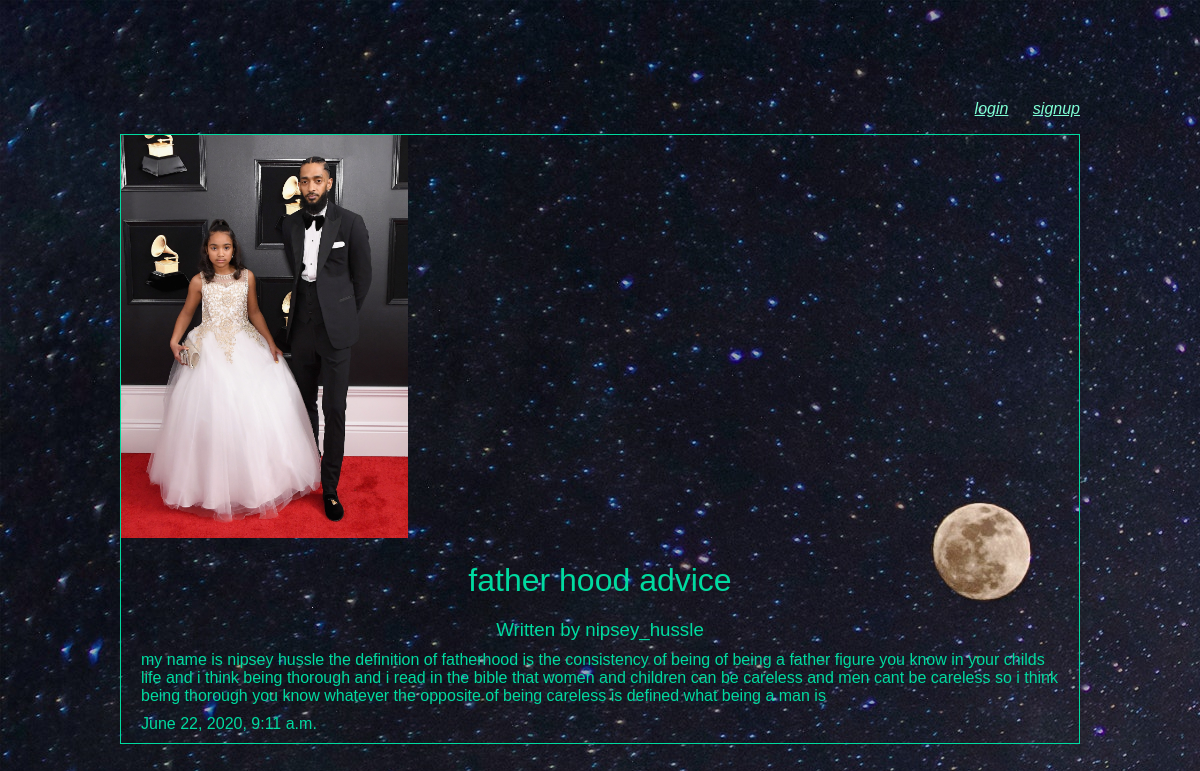
Page /articles/father-hood-advice/ on the committed database.
### articles/models.py (models this page shows)
class Article(models.Model):
    title = models.CharField(max_length=100)
    slug = models.SlugField()
    body = models.TextField()
    date = models.DateTimeField(auto_now_add=True)
    thumb = models.ImageField(default="default.png",blank=True)
    author = models.ForeignKey(User,on_delete=models.CASCADE,default=None)

### articles/views.py (the view)
# urls.py: url(r'^(?P<slug>[\w-]+)/$',views.article_detail,name="detail"),
def article_detail(request,slug):
    article = Article.objects.get(slug=slug)
    return render(request, 'articles/article_detail.html',{'article':article})

### articles/templates/articles/article_detail.html
{% extends 'root_layout.html' %}
{% block content %}
<div class="article-detail">
    <div class="article">
        <img src="{{ article.thumb.url }}" />
        <h2>{{ article.title }}</h2>
        <h3>Written by {{ article.author.username }}</h3>
        <p>{{ article.body }}</p>
        <p>{{ article.date }}</p>
    </div>
</div>
{% endblock %}

### assets/styles.css (style rules this page uses)
body { background-image: url(moon.jpg); background-repeat-y: no-repeat ; colour:#fff }
body * { font-family: sans-serif; }
h1, h2, h3, h4, h5 { font-weight: normal; margin: 0; }
.article { padding: 10px; border: 1px solid #00dba0; position: relative; padding-bottom: 40px; }
.article h2 { font-size: 1.2em; }
.article-detail .article { padding: 0; }
.article-detail .article img { max-width: 100%; }
.article-detail .article h2 { text-align: center; margin: 20px auto; font-size: 2em }
.article-detail .article h3 { text-align: center; }
.article-detail .article p { margin: 10px 20px }
html { color: #00dba0; }
.article-detail .article img { max-width: 30%; }

### rows in the picture
Article: thumb (picture), title "father hood advice", author.username "nipsey_hussle", body "my name is nipsey hussle the definition of fatherhood is the consistency of being of being a father figure you know in your childs life and i think being thorough and i read in the bible that women and children can be careless and men cant be careless so i think being thorough you know whatever the opposite of being careless is defined what being a man is", date "June 22, 2020, 9:11 a.m."
